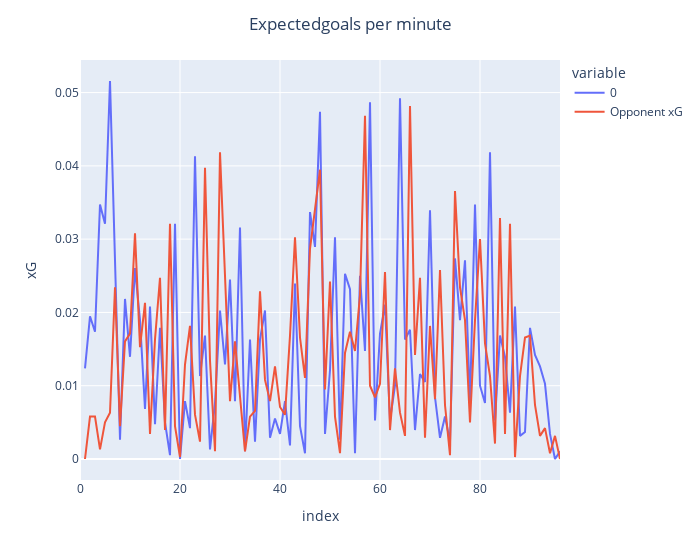

Notebook code cell kept with this figure:
### Code cell
fig_xg_homexg_complete_game_all_bpse = px.line(
    dfxg_homexg_complete_game_all_bps.clip(lower=0).mean(),
    width=widthfig,
).update_traces(textposition='top center', selector={'type': 'scatter'}).update_traces(
    marker=dict(color='green'), selector={'type': 'histogram'}
)
fig_xg_homexg_complete_game_all_bpse.add_scatter(y=dfxg_awayxg_complete_game_all_bps.clip(lower=0).mean(), mode='lines', name='Opponent xG')
fig_xg_homexg_complete_game_all_bpse.update_layout(
    title_text='Expectedgoals per minute', title_x=0.5,
    yaxis=dict(
        title="xG"
    ))
fig_xg_homexg_complete_game_all_bpse.update_yaxes(range=[0, dfxg_awayxg_complete_game_all_bps.mean()+0.02])
